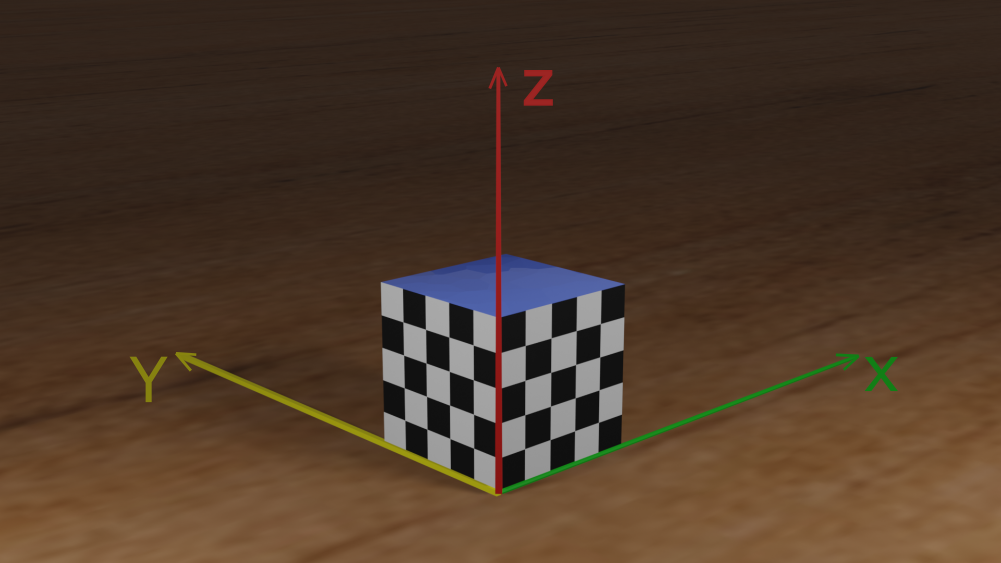
#> input picture checkboard.png, 2002 x 1126 px (shown at 1/2 size)
$ python 'camera calibration.py'
#> lines starting #> are read from the running program, lines starting #| are printed output that depends on the picture
###############
##Design the function "calibrate" to  return
# (1) intrinsic_params: should be a list with four elements: [f_x, f_y, o_x, o_y], where f_x and f_y is focal length, o_x and o_y is offset;
# (2) is_constant: should be bool data type. False if the intrinsic parameters differed from world coordinates.
#                                            True if the intrinsic parameters are invariable.
###############
import numpy as np
from cv2 import imread, cvtColor, COLOR_BGR2GRAY, TERM_CRITERIA_EPS, TERM_CRITERIA_MAX_ITER, \
    findChessboardCorners, cornerSubPix, drawChessboardCorners

def calibrate(imgname):
    #......
#> called with imgname = 'checkboard.png'
    criteria = (TERM_CRITERIA_EPS + TERM_CRITERIA_MAX_ITER, 30, 0.001)
    img = imread(imgname)
#> img is the input picture: shape (1126, 2002, 3); mean B, G, R 40.6, 56.2, 76.2
    img[:,:1000] = [0,0,0]
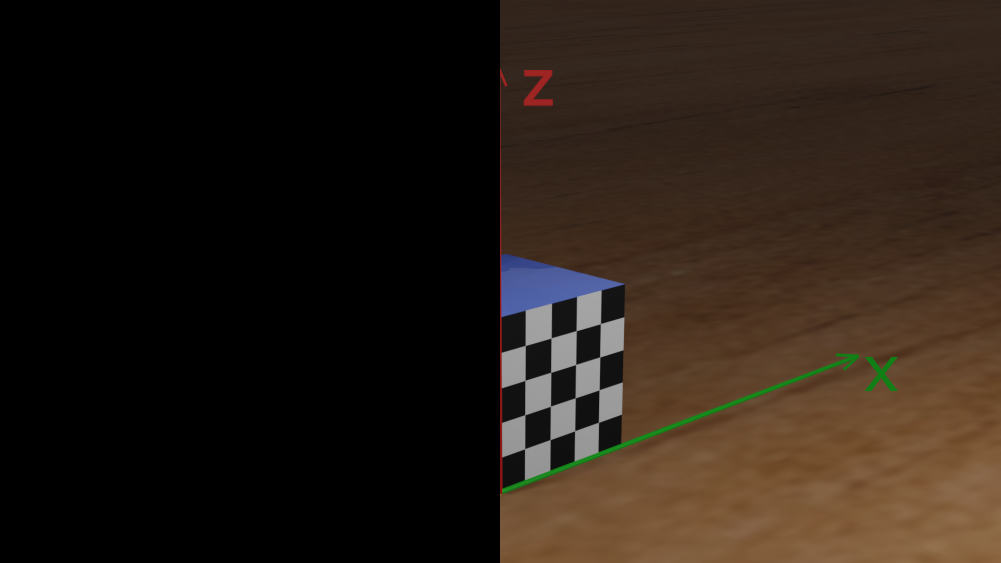
#> img: shape (1126, 2002, 3) (shown at 1/2 size); mean B, G, R 21, 29.1, 39.2
    gray = cvtColor(img, COLOR_BGR2GRAY)
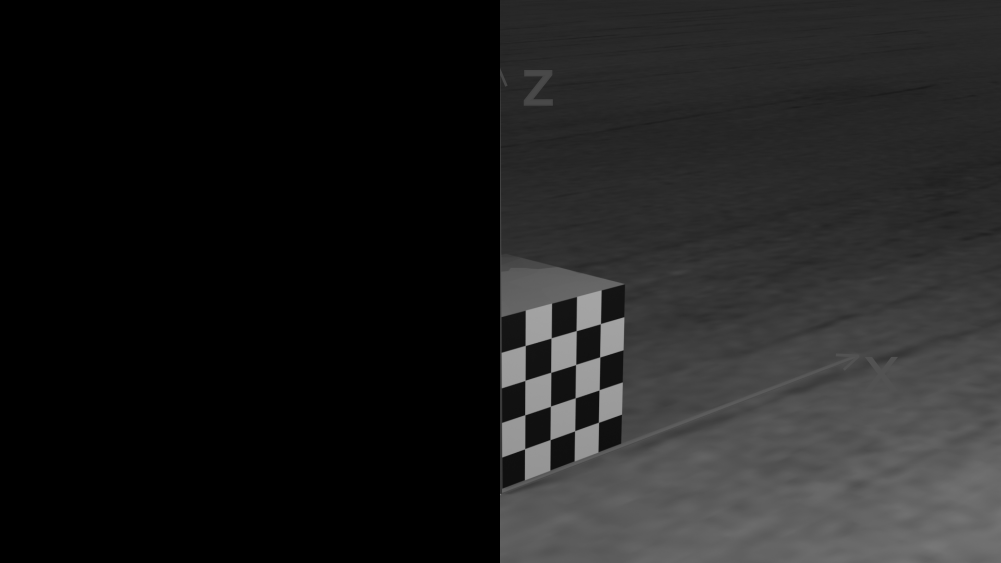
#> gray: shape (1126, 2002) (shown at 1/2 size); min 0, max 166, mean 31.2
    ret, corners = findChessboardCorners(gray, (4,4),None)
#> ret = True; corners = 16 rows, first 8: [1200.3, 648.9], [1199.9, 714.4], [1198.5, 780.2], [1197.3, 844.8], [1153, 662.1], [1152.7, 728.2], [1150.8, 796.1], [1150.7, 861.1]
    corners = cornerSubPix(gray,corners,(15,15),(-1,-1),criteria)
#> corners = 16 rows, first 8: [1201.2, 647.8], [1199.9, 714.4], [1198.6, 780.2], [1197.4, 845], [1152.8, 661.8], [1151.7, 729.5], [1150.8, 796.2], [1149.8, 862.1]
    corners = corners.reshape(len(corners),2)
    img1 = imread(imgname)
    img1[:,1000:] = [0,0,0]
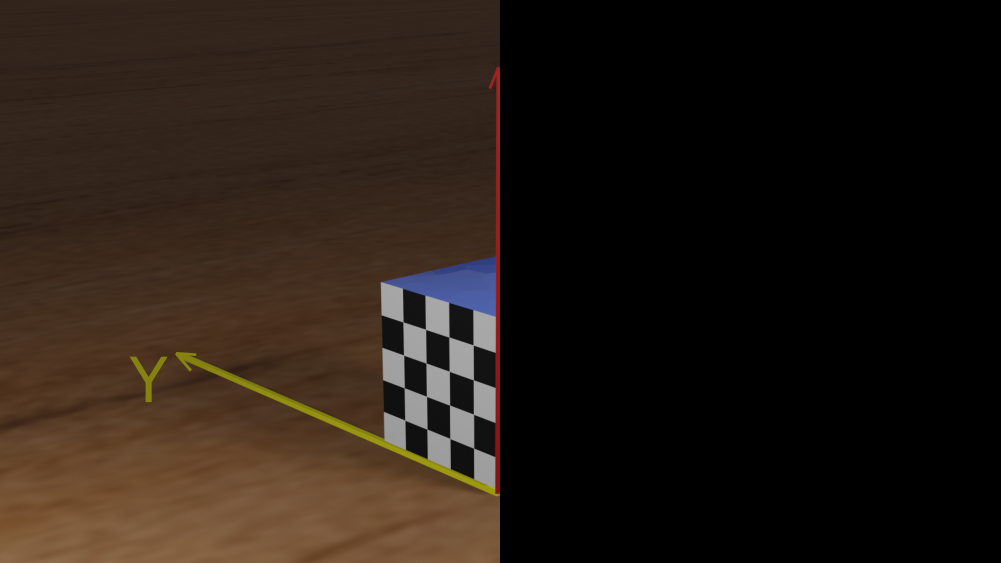
#> img1: shape (1126, 2002, 3) (shown at 1/2 size); mean B, G, R 19.6, 27.1, 37
#> (the run stopped early here; a loop or call above may not have finished)
